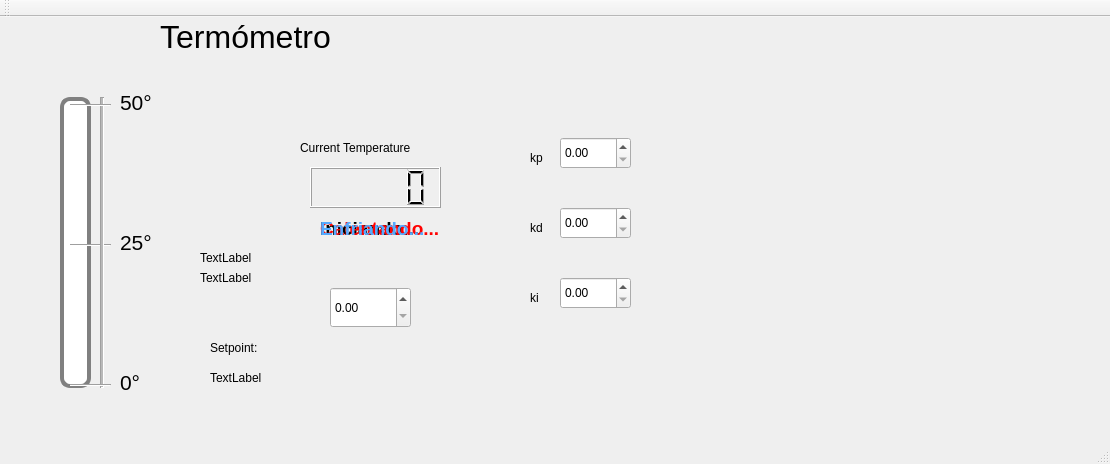
<?xml version="1.0" encoding="UTF-8"?>
<ui version="4.0">
 <class>MainWindow</class>
 <widget class="QMainWindow" name="MainWindow">
  <property name="geometry">
   <rect>
    <x>0</x>
    <y>0</y>
    <width>1110</width>
    <height>464</height>
   </rect>
  </property>
  <property name="windowTitle">
   <string>MainWindow</string>
  </property>
  <widget class="QWidget" name="centralWidget">
   <widget class="QLabel" name="Temperature">
    <property name="geometry">
     <rect>
      <x>300</x>
      <y>120</y>
      <width>151</width>
      <height>21</height>
     </rect>
    </property>
    <property name="text">
     <string>Current Temperature</string>
    </property>
   </widget>
   <widget class="QDoubleSpinBox" name="SetPoint">
    <property name="geometry">
     <rect>
      <x>330</x>
      <y>270</y>
      <width>81</width>
      <height>41</height>
     </rect>
    </property>
   </widget>
   <widget class="QLabel" name="label">
    <property name="geometry">
     <rect>
      <x>320</x>
      <y>200</y>
      <width>111</width>
      <height>21</height>
     </rect>
    </property>
    <property name="text">
     <string>&lt;html&gt;&lt;head/&gt;&lt;body&gt;&lt;p&gt;&lt;span style=&quot; font-size:14pt; font-weight:600; color:#000000;&quot;&gt;Iniciando...&lt;/span&gt;&lt;/p&gt;&lt;/body&gt;&lt;/html&gt;</string>
    </property>
   </widget>
   <widget class="QLCDNumber" name="currentTp">
    <property name="geometry">
     <rect>
      <x>310</x>
      <y>150</y>
      <width>131</width>
      <height>41</height>
     </rect>
    </property>
    <property name="smallDecimalPoint">
     <bool>false</bool>
    </property>
   </widget>
   <widget class="QProgressBar" name="progressBar">
    <property name="geometry">
     <rect>
      <x>60</x>
      <y>80</y>
      <width>31</width>
      <height>291</height>
     </rect>
    </property>
    <property name="styleSheet">
     <string notr="true"> QProgressBar {
     border: 4px solid grey;
     border-radius: 10px;
 }

 QProgressBar::chunk {
     background-color: #ce0000;
 }</string>
    </property>
    <property name="maximum">
     <number>50</number>
    </property>
    <property name="value">
     <number>0</number>
    </property>
    <property name="alignment">
     <set>Qt::AlignLeading|Qt::AlignLeft|Qt::AlignVCenter</set>
    </property>
    <property name="textVisible">
     <bool>false</bool>
    </property>
    <property name="orientation">
     <enum>Qt::Vertical</enum>
    </property>
    <property name="invertedAppearance">
     <bool>false</bool>
    </property>
   </widget>
   <widget class="Line" name="line">
    <property name="geometry">
     <rect>
      <x>70</x>
      <y>220</y>
      <width>41</width>
      <height>16</height>
     </rect>
    </property>
    <property name="orientation">
     <enum>Qt::Horizontal</enum>
    </property>
   </widget>
   <widget class="Line" name="line_2">
    <property name="geometry">
     <rect>
      <x>90</x>
      <y>80</y>
      <width>25</width>
      <height>291</height>
     </rect>
    </property>
    <property name="styleSheet">
     <string notr="true"/>
    </property>
    <property name="midLineWidth">
     <number>2</number>
    </property>
    <property name="orientation">
     <enum>Qt::Vertical</enum>
    </property>
   </widget>
   <widget class="QLabel" name="label_2">
    <property name="geometry">
     <rect>
      <x>120</x>
      <y>210</y>
      <width>31</width>
      <height>31</height>
     </rect>
    </property>
    <property name="text">
     <string>&lt;html&gt;&lt;head/&gt;&lt;body&gt;&lt;p&gt;&lt;span style=&quot; font-size:16pt;&quot;&gt;25°&lt;/span&gt;&lt;/p&gt;&lt;/body&gt;&lt;/html&gt;</string>
    </property>
   </widget>
   <widget class="QLabel" name="label_3">
    <property name="geometry">
     <rect>
      <x>120</x>
      <y>350</y>
      <width>21</width>
      <height>31</height>
     </rect>
    </property>
    <property name="text">
     <string>&lt;html&gt;&lt;head/&gt;&lt;body&gt;&lt;p&gt;&lt;span style=&quot; font-size:16pt;&quot;&gt;0°&lt;/span&gt;&lt;/p&gt;&lt;/body&gt;&lt;/html&gt;</string>
    </property>
   </widget>
   <widget class="Line" name="line_3">
    <property name="geometry">
     <rect>
      <x>70</x>
      <y>80</y>
      <width>41</width>
      <height>16</height>
     </rect>
    </property>
    <property name="orientation">
     <enum>Qt::Horizontal</enum>
    </property>
   </widget>
   <widget class="Line" name="line_4">
    <property name="geometry">
     <rect>
      <x>70</x>
      <y>360</y>
      <width>41</width>
      <height>16</height>
     </rect>
    </property>
    <property name="orientation">
     <enum>Qt::Horizontal</enum>
    </property>
   </widget>
   <widget class="QLabel" name="label_4">
    <property name="geometry">
     <rect>
      <x>120</x>
      <y>70</y>
      <width>31</width>
      <height>31</height>
     </rect>
    </property>
    <property name="text">
     <string>&lt;html&gt;&lt;head/&gt;&lt;body&gt;&lt;p&gt;&lt;span style=&quot; font-size:16pt;&quot;&gt;50°&lt;/span&gt;&lt;/p&gt;&lt;/body&gt;&lt;/html&gt;</string>
    </property>
   </widget>
   <widget class="QLabel" name="label_5">
    <property name="geometry">
     <rect>
      <x>80</x>
      <y>0</y>
      <width>331</width>
      <height>41</height>
     </rect>
    </property>
    <property name="text">
     <string>&lt;html&gt;&lt;head/&gt;&lt;body&gt;&lt;p align=&quot;center&quot;&gt;&lt;span style=&quot; font-size:24pt;&quot;&gt;Termómetro&lt;/span&gt;&lt;/p&gt;&lt;/body&gt;&lt;/html&gt;</string>
    </property>
   </widget>
   <widget class="QLabel" name="heatT">
    <property name="enabled">
     <bool>true</bool>
    </property>
    <property name="geometry">
     <rect>
      <x>320</x>
      <y>200</y>
      <width>121</width>
      <height>21</height>
     </rect>
    </property>
    <property name="text">
     <string>&lt;html&gt;&lt;head/&gt;&lt;body&gt;&lt;p&gt;&lt;span style=&quot; font-size:14pt; font-weight:600; color:#ff0000;&quot;&gt;Calentando...&lt;/span&gt;&lt;/p&gt;&lt;/body&gt;&lt;/html&gt;</string>
    </property>
   </widget>
   <widget class="QLabel" name="coolT">
    <property name="enabled">
     <bool>true</bool>
    </property>
    <property name="geometry">
     <rect>
      <x>320</x>
      <y>200</y>
      <width>121</width>
      <height>21</height>
     </rect>
    </property>
    <property name="text">
     <string>&lt;html&gt;&lt;head/&gt;&lt;body&gt;&lt;p&gt;&lt;span style=&quot; font-size:14pt; font-weight:600; color:#55aaff;&quot;&gt;Enfriando...&lt;/span&gt;&lt;/p&gt;&lt;/body&gt;&lt;/html&gt;</string>
    </property>
   </widget>
   <widget class="QLabel" name="lblSetPoint">
    <property name="geometry">
     <rect>
      <x>210</x>
      <y>350</y>
      <width>281</width>
      <height>21</height>
     </rect>
    </property>
    <property name="text">
     <string>TextLabel</string>
    </property>
   </widget>
   <widget class="QLabel" name="label_6">
    <property name="geometry">
     <rect>
      <x>210</x>
      <y>320</y>
      <width>68</width>
      <height>22</height>
     </rect>
    </property>
    <property name="text">
     <string>Setpoint: </string>
    </property>
   </widget>
   <widget class="QLabel" name="label_7">
    <property name="geometry">
     <rect>
      <x>200</x>
      <y>230</y>
      <width>68</width>
      <height>22</height>
     </rect>
    </property>
    <property name="text">
     <string>TextLabel</string>
    </property>
   </widget>
   <widget class="QLabel" name="label_8">
    <property name="geometry">
     <rect>
      <x>200</x>
      <y>250</y>
      <width>68</width>
      <height>22</height>
     </rect>
    </property>
    <property name="text">
     <string>TextLabel</string>
    </property>
   </widget>
   <widget class="QLabel" name="label_9">
    <property name="geometry">
     <rect>
      <x>530</x>
      <y>130</y>
      <width>21</width>
      <height>22</height>
     </rect>
    </property>
    <property name="text">
     <string>kp</string>
    </property>
   </widget>
   <widget class="QLabel" name="label_10">
    <property name="geometry">
     <rect>
      <x>530</x>
      <y>200</y>
      <width>21</width>
      <height>22</height>
     </rect>
    </property>
    <property name="text">
     <string>kd</string>
    </property>
   </widget>
   <widget class="QLabel" name="label_11">
    <property name="geometry">
     <rect>
      <x>530</x>
      <y>270</y>
      <width>21</width>
      <height>22</height>
     </rect>
    </property>
    <property name="text">
     <string>ki</string>
    </property>
   </widget>
   <widget class="QDoubleSpinBox" name="kp_value">
    <property name="geometry">
     <rect>
      <x>560</x>
      <y>120</y>
      <width>71</width>
      <height>32</height>
     </rect>
    </property>
   </widget>
   <widget class="QDoubleSpinBox" name="kd_value">
    <property name="geometry">
     <rect>
      <x>560</x>
      <y>190</y>
      <width>71</width>
      <height>32</height>
     </rect>
    </property>
   </widget>
   <widget class="QDoubleSpinBox" name="ki_value">
    <property name="geometry">
     <rect>
      <x>560</x>
      <y>260</y>
      <width>71</width>
      <height>32</height>
     </rect>
    </property>
   </widget>
   <widget class="QCustomPlot" name="CustomPlot" native="true">
    <property name="geometry">
     <rect>
      <x>710</x>
      <y>100</y>
      <width>301</width>
      <height>191</height>
     </rect>
    </property>
   </widget>
  </widget>
  <widget class="QMenuBar" name="menuBar">
   <property name="geometry">
    <rect>
     <x>0</x>
     <y>0</y>
     <width>1110</width>
     <height>28</height>
    </rect>
   </property>
  </widget>
  <widget class="QToolBar" name="mainToolBar">
   <attribute name="toolBarArea">
    <enum>TopToolBarArea</enum>
   </attribute>
   <attribute name="toolBarBreak">
    <bool>false</bool>
   </attribute>
  </widget>
  <widget class="QStatusBar" name="statusBar"/>
 </widget>
 <layoutdefault spacing="6" margin="11"/>
 <customwidgets>
  <customwidget>
   <class>QCustomPlot</class>
   <extends>QWidget</extends>
   <header>qcustomplot.h</header>
   <container>1</container>
  </customwidget>
 </customwidgets>
 <resources/>
 <connections/>
</ui>
